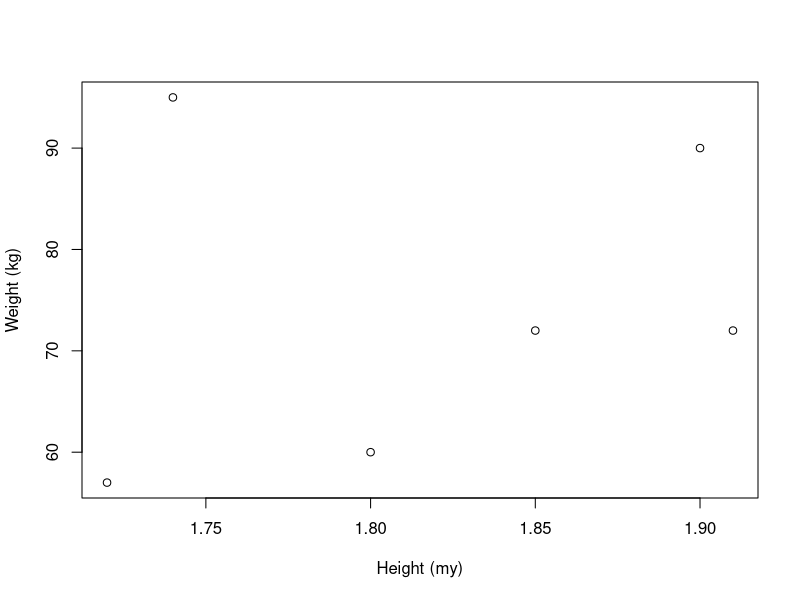
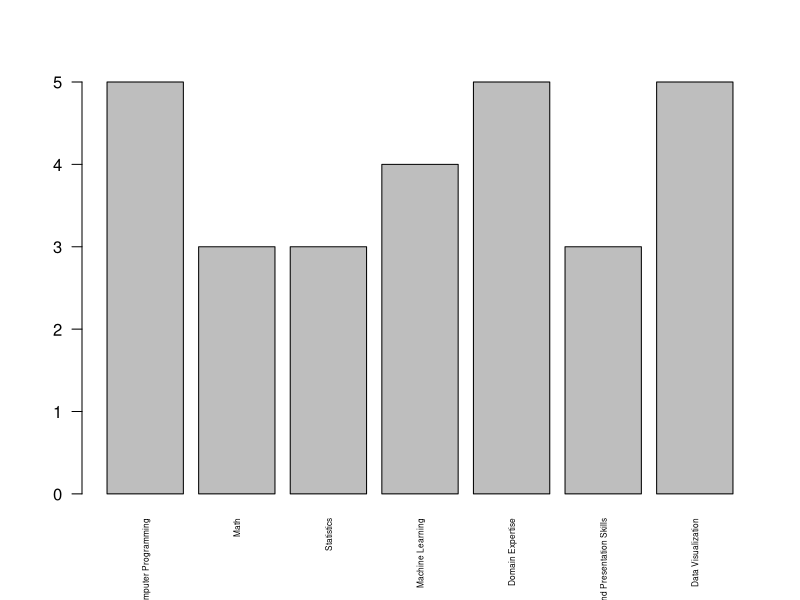
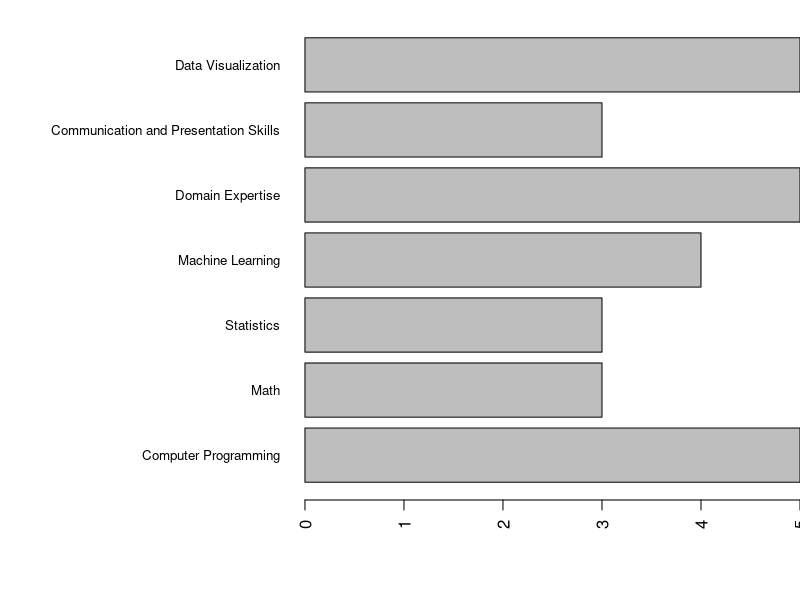

Generate these figures, in order, with R:
## ---- chunk 1
knitr::opts_chunk$set(echo = TRUE)
## ---- chunk 2
log(10)
## ---- chunk 3
log10(10)
## ---- chunk 4
log(-10)
## ---- chunk 5
sqrt(1701)
## ---- chunk 6
v =  rnorm(n=15)
message('Mean: ',mean(v))
message('SD: ',sd(v))
## ---- chunk 7
v=rnorm(n=15,mean=10, sd=2)
message('Mean: ',mean(v))
message('SD: ',sd(v))
## ---- chunk 8
w = c(60, 72, 57, 90, 95, 72)
print(w)
## ---- chunk 9
h=c(1.80, 1.85, 1.72, 1.90, 1.74, 1.91)
print(h)
## ---- chunk 10
plot(x=h,y=w,xlab='Height (my)',ylab='Weight (kg)')
## ---- chunk 11
BMI = w/(h^2)
message('BMI:') 
print(BMI)
## ---- chunk 12
message('Mean of weight: ',mean(w))
## ---- chunk 13
weightDiff = w-(mean(w))
print(weightDiff)
## ---- chunk 14
sum(weightDiff)
## ---- chunk 15
MaxMoro=data.frame(category=c('Computer Programming','Math','Statistics','Machine Learning'
                              ,'Domain Expertise','Communication and Presentation Skills'
                              ,'Data Visualization')
                   ,ranking = c(5,3,3,4,5,3,5)
                   )
message('The Data Science profile of Max Moro:')
MaxMoro
barplot(MaxMoro$ranking,names= MaxMoro$category,las=2,cex.names = .5,mar=c(5,3,3,3))

par(mar=c(5,15,1,0))
barplot(height=MaxMoro$ranking,names=MaxMoro$category,horiz=T,las=2,cex.names=.8)
